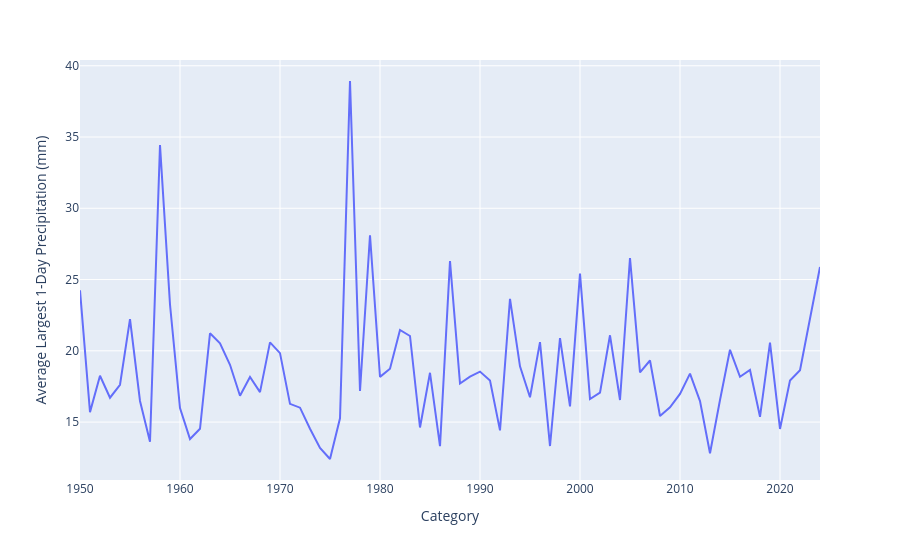

This figure's notebook cell:
### Code cell
line = px.line(df2, x='Category',y='Average Largest 1-Day Precipitation (mm)')
line.show()

### Figure 1 — Plotly figure (JSON) as saved in the notebook; plotly's stock layout.template omitted (floating-point values rounded to 4 significant figures)
{"data": [{"hovertemplate": "Category=%{x}<br>Average Largest 1-Day Precipitation (mm)=%{y}<extra></extra>", "legendgroup": "", "line": {"color": "#636efa", "dash": "solid"}, "marker": {"symbol": "circle"}, "mode": "lines", "name": "", "orientation": "v", "showlegend": false, "type": "scatter", "x": [1950, 1951, 1952, 1953, 1954, 1955, 1956, 1957, 1958, 1959, 1960, 1961, 1962, 1963, 1964, 1965, 1966, 1967, 1968, 1969, 1970, 1971, 1972, 1973, 1974, 1975, 1976, 1977, 1978, 1979, 1980, 1981, 1982, 1983, 1984, 1985, 1986, 1987, 1988, 1989, 1990, 1991, 1992, 1993, 1994, 1995, 1996, 1997, 1998, 1999, 2000, 2001, 2002, 2003, 2004, 2005, 2006, 2007, 2008, 2009, 2010, 2011, 2012, 2013, 2014, 2015, 2016, 2017, 2018, 2019, 2020, 2021, 2022, 2023, 2024], "xaxis": "x", "y": [24.25, 15.7, 18.25, 16.71, 17.62, 22.22, 16.48, 13.62, 34.43, 23.25, 15.98, 13.81, 14.53, 21.23, 20.52, 19.02, 16.85, 18.16, 17.1, 20.59, 19.84, 16.28, 16.01, 14.53, 13.19, 12.41, 15.27, 38.93, 17.18, 28.11, 18.17, 18.74, 21.46, 21.04, 14.62, 18.46, 13.31, 26.29, 17.71, 18.19, 18.54, 17.91, 14.42, 23.65, 18.91, 16.74, 20.61, 13.32, 20.89, 16.1, 25.42, 16.62, 17.07, 21.09, 16.55, 26.51, 18.49, 19.32, 15.43, 16.04, 16.98, 18.4, 16.47, 12.81, 16.55, 20.07, 18.18, 18.66, 15.37, 20.58, 14.52, 17.92, 18.64, 22.28, 25.88], "yaxis": "y"}], "layout": {"legend": {"tracegroupgap": 0}, "margin": {"t": 60}, "xaxis": {"anchor": "y", "domain": [0, 1], "title": {"text": "Category"}}, "yaxis": {"anchor": "x", "domain": [0, 1], "title": {"text": "Average Largest 1-Day Precipitation (mm)"}}}}
